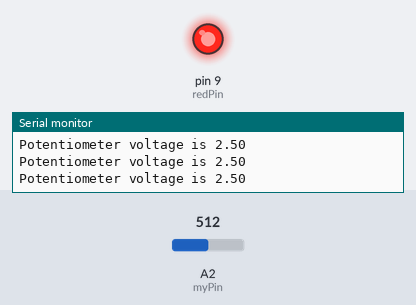
The sketch below on a simulated Arduino Uno, built with avr-gcc and run on an emulated ATmega328P. Parts: output pins drawn as LEDs (lit = HIGH), the last lines printed to the serial monitor. The test bench sets the inputs (shaded band); at power-on: A2 (myPin) = 512.

Above: at 1.2 s.
1.3 s: A2 (myPin) set to 306
At 2.1 s:
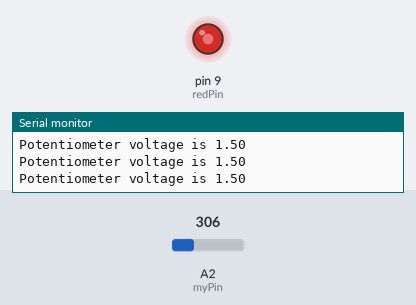
3.0 s: A2 (myPin) set to 0
At 3.4 s:
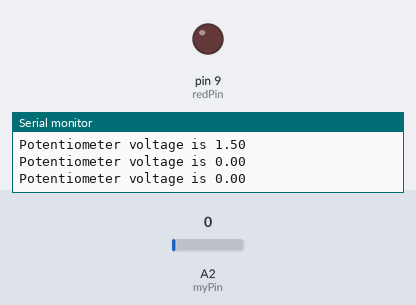
4.5 s: A2 (myPin) set to 3
At 5.7 s:
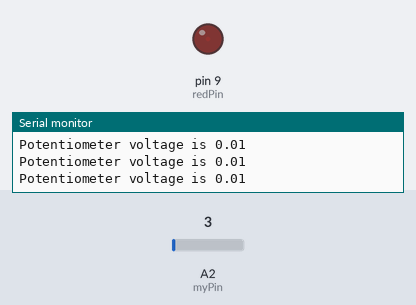
6.0 s: A2 (myPin) set to 716
At 7.1 s:
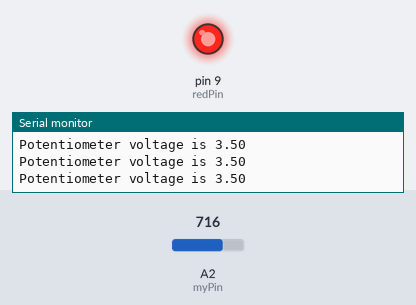
Timing chart, 0 to 8.5 s (numbered marks = the images above; inputs shaded):
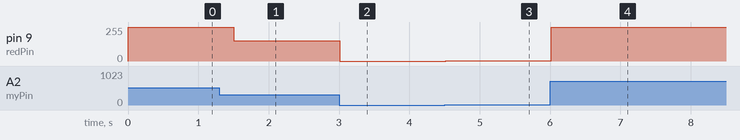

The sketch:

Brightness_Of_LED.ino
```cpp
int myPin=A2;
int readVal;
float V2;
int waitTime=250;
int redPin=9;

void setup() {
  // put your setup code here, to run once:
Serial.begin(9600);
pinMode(myPin,INPUT);
pinMode(redPin,OUTPUT);
}

void loop() {
  // put your main code here, to run repeatedly:
readVal=analogRead(myPin);
V2=(5./1023.)*readVal;
Serial.print("Potentiometer voltage is ");
Serial.println(V2);
analogWrite(redPin,readVal/2);
delay(waitTime);
}
```

Measured:
- after the input at 1.3 s, pin 9 (redPin): 255/255 → 153/255 after 0.21 s
- after the input at 3.0 s, pin 9 (redPin): 153/255 → 0/255 at once
- after the input at 4.5 s, pin 9 (redPin): 0/255 → 1/255 at once
- after the input at 6.0 s, pin 9 (redPin): 1/255 → 255/255 at once
